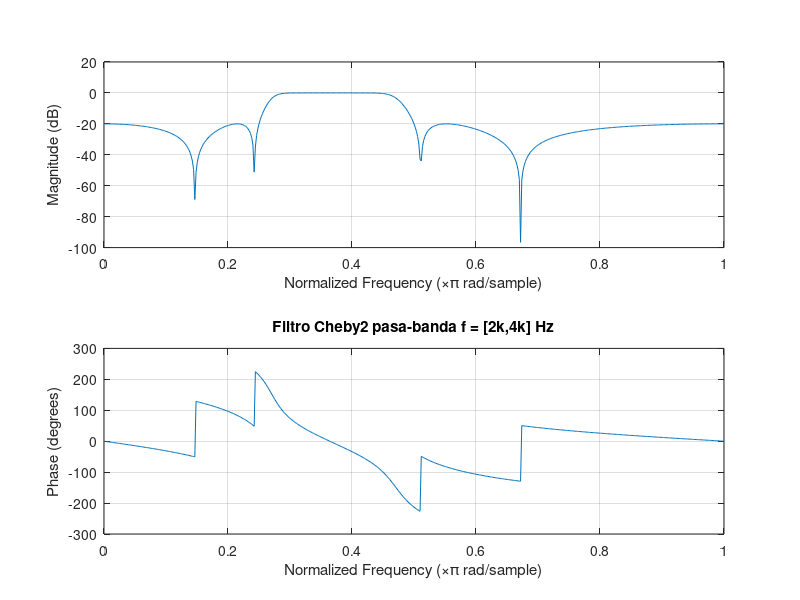

Recreate this plot in MATLAB.
%% IV Diseño de filtro IIR 1)
tm = 16000; %sps -> 2
%a) 
fc = 2000; %Hz
Wp = fc*2/tm ;
N = 10;
Rp = 0.5;
Rs = 20;
[B,A] = ellip(N,Rp,Rs,Wp,'low');
freqz(B,A);
title('Filtro pasabajos fc = 2k Hz');
%%  b)
fc = 4000; %Hz
Wp = fc*2/tm ;
N = 10;
Rp = 0.5;
Rs = 20;
[B,A] = ellip(N,Rp,Rs,Wp,'high');
freqz(B,A);
title('Filtro pasa-altos fc = 4k Hz');

%% c)

f1 = 2000; %Hz
f2 = 4000;
Wp = [f1*2/tm f2*2/tm];
N = 10;
Rp = 0.5;
Rs = 20;
[B,A] = ellip(N,Rp,Rs,Wp);
freqz(B,A);
title('Filtro pasa-banda f = [2k,4k] Hz');

%% d

f1 = 2000; %Hz
f2 = 4000;
Wp = [f1*2/tm f2*2/tm];
N = 10;
Rp = 0.5;
Rs = 20;
[B,A] = ellip(N,Rp,Rs,Wp,'stop');
freqz(B,A);
title('Filtro elimina-banda f = [2k,4k] Hz');

%% 2 a)
f1 = 2000; %Hz
f2 = 4000;
Wp = [f1*2/tm f2*2/tm];
N = 4;
R = 2;
[B,A] = cheby1(N,R,Wp);
freqz(B,A);
title('Filtro Cheby1 pasa-banda f = [2k,4k] Hz');
%% b)
f1 = 2000; %Hz
f2 = 4000;
Wp = [f1*2/tm f2*2/tm];
N = 4;
R = 20;
[B,A] = cheby2(N,R,Wp);
freqz(B,A);
title('Filtro Cheby2 pasa-banda f = [2k,4k] Hz');

